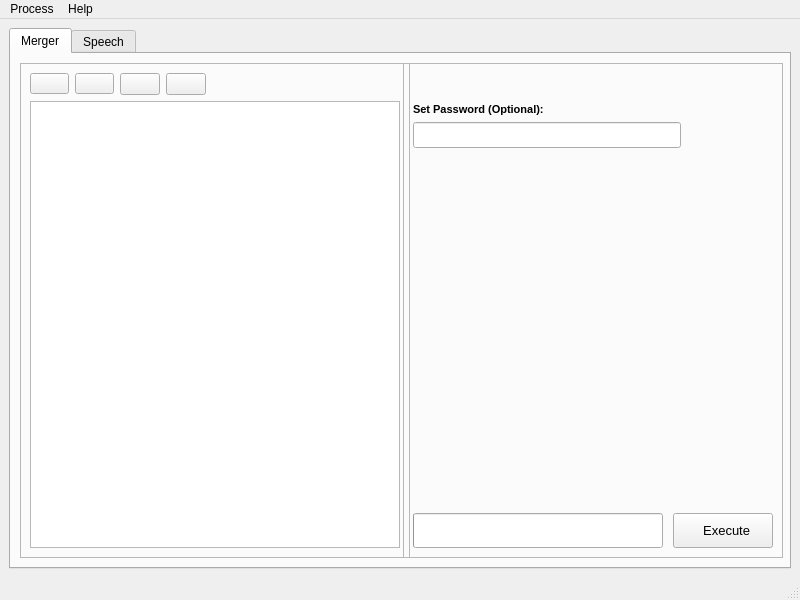
<?xml version="1.0" encoding="UTF-8"?>
<ui version="4.0">
 <class>PDFPyMerger</class>
 <widget class="QMainWindow" name="PDFPyMerger">
  <property name="geometry">
   <rect>
    <x>0</x>
    <y>0</y>
    <width>800</width>
    <height>600</height>
   </rect>
  </property>
  <property name="sizePolicy">
   <sizepolicy hsizetype="Fixed" vsizetype="Fixed">
    <horstretch>0</horstretch>
    <verstretch>0</verstretch>
   </sizepolicy>
  </property>
  <property name="minimumSize">
   <size>
    <width>800</width>
    <height>600</height>
   </size>
  </property>
  <property name="maximumSize">
   <size>
    <width>800</width>
    <height>600</height>
   </size>
  </property>
  <property name="windowTitle">
   <string>PDFPyMerger</string>
  </property>
  <property name="windowIcon">
   <iconset>
    <normaloff>Icons/Logo.png</normaloff>Icons/Logo.png</iconset>
  </property>
  <widget class="QWidget" name="centralWidget">
   <layout class="QHBoxLayout" name="horizontalLayout">
    <item>
     <widget class="QTabWidget" name="tabWidget">
      <property name="enabled">
       <bool>true</bool>
      </property>
      <property name="currentIndex">
       <number>0</number>
      </property>
      <property name="usesScrollButtons">
       <bool>true</bool>
      </property>
      <property name="documentMode">
       <bool>false</bool>
      </property>
      <property name="tabsClosable">
       <bool>false</bool>
      </property>
      <property name="movable">
       <bool>false</bool>
      </property>
      <property name="tabBarAutoHide">
       <bool>false</bool>
      </property>
      <widget class="QWidget" name="mergeTab">
       <attribute name="title">
        <string>Merger</string>
       </attribute>
       <layout class="QHBoxLayout" name="horizontalLayout_2">
        <item>
         <widget class="QFrame" name="leftFrame">
          <property name="minimumSize">
           <size>
            <width>390</width>
            <height>0</height>
           </size>
          </property>
          <property name="frameShape">
           <enum>QFrame::StyledPanel</enum>
          </property>
          <property name="frameShadow">
           <enum>QFrame::Raised</enum>
          </property>
          <layout class="QVBoxLayout" name="verticalLayout">
           <item>
            <layout class="QVBoxLayout" name="listLayout">
             <item>
              <layout class="QHBoxLayout" name="listButtonsHorizontalLayout">
               <item>
                <widget class="QPushButton" name="addPDFButton">
                 <property name="font">
                  <font>
                   <pointsize>8</pointsize>
                   <bold>true</bold>
                  </font>
                 </property>
                 <property name="cursor">
                  <cursorShape>PointingHandCursor</cursorShape>
                 </property>
                 <property name="toolTip">
                  <string>Add  PDF File To Merge List</string>
                 </property>
                 <property name="statusTip">
                  <string>Add  PDF File To Merge List</string>
                 </property>
                 <property name="text">
                  <string/>
                 </property>
                 <property name="icon">
                  <iconset>
                   <normaloff>Icons/plus.png</normaloff>Icons/plus.png</iconset>
                 </property>
                 <property name="iconSize">
                  <size>
                   <width>20</width>
                   <height>20</height>
                  </size>
                 </property>
                </widget>
               </item>
               <item>
                <widget class="QPushButton" name="deletePDFButton">
                 <property name="font">
                  <font>
                   <pointsize>8</pointsize>
                   <bold>true</bold>
                  </font>
                 </property>
                 <property name="cursor">
                  <cursorShape>PointingHandCursor</cursorShape>
                 </property>
                 <property name="toolTip">
                  <string>Delete PDF File From Merge List</string>
                 </property>
                 <property name="statusTip">
                  <string>Delete PDF File From Merge List</string>
                 </property>
                 <property name="text">
                  <string/>
                 </property>
                 <property name="icon">
                  <iconset>
                   <normaloff>Icons/trash.png</normaloff>Icons/trash.png</iconset>
                 </property>
                 <property name="iconSize">
                  <size>
                   <width>20</width>
                   <height>20</height>
                  </size>
                 </property>
                 <property name="autoDefault">
                  <bool>false</bool>
                 </property>
                 <property name="default">
                  <bool>false</bool>
                 </property>
                 <property name="flat">
                  <bool>false</bool>
                 </property>
                </widget>
               </item>
               <item>
                <widget class="QPushButton" name="downPDFButton">
                 <property name="cursor">
                  <cursorShape>PointingHandCursor</cursorShape>
                 </property>
                 <property name="toolTip">
                  <string>Move File Down in List</string>
                 </property>
                 <property name="statusTip">
                  <string>Move File Down in List</string>
                 </property>
                 <property name="text">
                  <string/>
                 </property>
                 <property name="icon">
                  <iconset>
                   <normaloff>Icons/arrowdown.png</normaloff>Icons/arrowdown.png</iconset>
                 </property>
                 <property name="iconSize">
                  <size>
                   <width>20</width>
                   <height>20</height>
                  </size>
                 </property>
                </widget>
               </item>
               <item>
                <widget class="QPushButton" name="upPDFButton">
                 <property name="cursor">
                  <cursorShape>PointingHandCursor</cursorShape>
                 </property>
                 <property name="toolTip">
                  <string>Move File Up in List</string>
                 </property>
                 <property name="statusTip">
                  <string>Move File Up in List</string>
                 </property>
                 <property name="text">
                  <string/>
                 </property>
                 <property name="icon">
                  <iconset>
                   <normaloff>Icons/arrowup.png</normaloff>Icons/arrowup.png</iconset>
                 </property>
                 <property name="iconSize">
                  <size>
                   <width>20</width>
                   <height>20</height>
                  </size>
                 </property>
                </widget>
               </item>
               <item>
                <spacer name="PDFListButtonshorizontalSpacer">
                 <property name="orientation">
                  <enum>Qt::Horizontal</enum>
                 </property>
                 <property name="sizeHint" stdset="0">
                  <size>
                   <width>40</width>
                   <height>20</height>
                  </size>
                 </property>
                </spacer>
               </item>
              </layout>
             </item>
             <item>
              <widget class="QListWidget" name="PDFList">
               <property name="font">
                <font>
                 <pointsize>10</pointsize>
                </font>
               </property>
               <property name="dragEnabled">
                <bool>true</bool>
               </property>
               <property name="dragDropOverwriteMode">
                <bool>false</bool>
               </property>
               <property name="dragDropMode">
                <enum>QAbstractItemView::InternalMove</enum>
               </property>
               <property name="alternatingRowColors">
                <bool>true</bool>
               </property>
               <property name="selectionMode">
                <enum>QAbstractItemView::SingleSelection</enum>
               </property>
               <property name="sortingEnabled">
                <bool>false</bool>
               </property>
              </widget>
             </item>
            </layout>
           </item>
          </layout>
         </widget>
        </item>
        <item>
         <widget class="QFrame" name="rightFrame">
          <property name="minimumSize">
           <size>
            <width>380</width>
            <height>0</height>
           </size>
          </property>
          <property name="frameShape">
           <enum>QFrame::StyledPanel</enum>
          </property>
          <property name="frameShadow">
           <enum>QFrame::Raised</enum>
          </property>
          <layout class="QVBoxLayout" name="verticalLayout_2">
           <item>
            <spacer name="verticalSpacerRightFrameTop">
             <property name="orientation">
              <enum>Qt::Vertical</enum>
             </property>
             <property name="sizeType">
              <enum>QSizePolicy::Maximum</enum>
             </property>
             <property name="sizeHint" stdset="0">
              <size>
               <width>20</width>
               <height>30</height>
              </size>
             </property>
            </spacer>
           </item>
           <item>
            <widget class="QLabel" name="passwordLabel">
             <property name="font">
              <font>
               <pointsize>8</pointsize>
               <bold>true</bold>
              </font>
             </property>
             <property name="statusTip">
              <string>Set Password to Protect You Merged PDF (Optional)</string>
             </property>
             <property name="text">
              <string>Set Password (Optional):</string>
             </property>
            </widget>
           </item>
           <item>
            <layout class="QHBoxLayout" name="horizontalLayoutPassword">
             <item>
              <widget class="QLineEdit" name="passwordInput">
               <property name="font">
                <font>
                 <pointsize>11</pointsize>
                </font>
               </property>
               <property name="focusPolicy">
                <enum>Qt::StrongFocus</enum>
               </property>
               <property name="toolTip">
                <string>Set Password to Protect You Merged PDF (Optional)</string>
               </property>
               <property name="statusTip">
                <string>Set Password to Protect You Merged PDF (Optional)</string>
               </property>
               <property name="echoMode">
                <enum>QLineEdit::Password</enum>
               </property>
              </widget>
             </item>
             <item>
              <widget class="QPushButton" name="showPasswordButton">
               <property name="toolTip">
                <string>Show Password</string>
               </property>
               <property name="statusTip">
                <string>Show Password</string>
               </property>
               <property name="text">
                <string/>
               </property>
               <property name="icon">
                <iconset>
                 <normaloff>Icons/eye.png</normaloff>Icons/eye.png</iconset>
               </property>
               <property name="iconSize">
                <size>
                 <width>20</width>
                 <height>20</height>
                </size>
               </property>
               <property name="flat">
                <bool>true</bool>
               </property>
              </widget>
             </item>
             <item>
              <widget class="QPushButton" name="hidePasswordButton">
               <property name="enabled">
                <bool>true</bool>
               </property>
               <property name="toolTip">
                <string>Hide Password</string>
               </property>
               <property name="statusTip">
                <string>Hide Password</string>
               </property>
               <property name="autoFillBackground">
                <bool>false</bool>
               </property>
               <property name="styleSheet">
                <string notr="true"/>
               </property>
               <property name="text">
                <string/>
               </property>
               <property name="icon">
                <iconset>
                 <normaloff>Icons/eyeslash.png</normaloff>Icons/eyeslash.png</iconset>
               </property>
               <property name="iconSize">
                <size>
                 <width>20</width>
                 <height>20</height>
                </size>
               </property>
               <property name="flat">
                <bool>true</bool>
               </property>
              </widget>
             </item>
            </layout>
           </item>
           <item>
            <spacer name="verticalSpacerRightFrameBottom">
             <property name="orientation">
              <enum>Qt::Vertical</enum>
             </property>
             <property name="sizeType">
              <enum>QSizePolicy::Expanding</enum>
             </property>
             <property name="sizeHint" stdset="0">
              <size>
               <width>20</width>
               <height>40</height>
              </size>
             </property>
            </spacer>
           </item>
           <item>
            <layout class="QHBoxLayout" name="progressHorizontalLayout">
             <property name="spacing">
              <number>30</number>
             </property>
             <item>
              <widget class="QProgressBar" name="progressBar">
               <property name="minimumSize">
                <size>
                 <width>250</width>
                 <height>35</height>
                </size>
               </property>
               <property name="maximumSize">
                <size>
                 <width>265</width>
                 <height>35</height>
                </size>
               </property>
               <property name="value">
                <number>0</number>
               </property>
               <property name="textVisible">
                <bool>false</bool>
               </property>
               <property name="orientation">
                <enum>Qt::Horizontal</enum>
               </property>
               <property name="invertedAppearance">
                <bool>false</bool>
               </property>
              </widget>
             </item>
             <item>
              <spacer name="progressHorizontalSpace">
               <property name="orientation">
                <enum>Qt::Horizontal</enum>
               </property>
               <property name="sizeHint" stdset="0">
                <size>
                 <width>40</width>
                 <height>20</height>
                </size>
               </property>
              </spacer>
             </item>
             <item>
              <widget class="QPushButton" name="executeButton">
               <property name="minimumSize">
                <size>
                 <width>100</width>
                 <height>35</height>
                </size>
               </property>
               <property name="maximumSize">
                <size>
                 <width>100</width>
                 <height>35</height>
                </size>
               </property>
               <property name="font">
                <font>
                 <pointsize>10</pointsize>
                 <bold>false</bold>
                </font>
               </property>
               <property name="text">
                <string>  Execute</string>
               </property>
               <property name="icon">
                <iconset>
                 <normaloff>Icons/execute.png</normaloff>Icons/execute.png</iconset>
               </property>
               <property name="iconSize">
                <size>
                 <width>20</width>
                 <height>20</height>
                </size>
               </property>
               <property name="flat">
                <bool>false</bool>
               </property>
              </widget>
             </item>
            </layout>
           </item>
          </layout>
         </widget>
        </item>
       </layout>
      </widget>
      <widget class="QWidget" name="speechTab">
       <attribute name="title">
        <string>Speech</string>
       </attribute>
       <layout class="QHBoxLayout" name="horizontalLayout_3">
        <item>
         <layout class="QVBoxLayout" name="verticalLayout_3">
          <item>
           <widget class="QPushButton" name="speechOpenFileButton">
            <property name="minimumSize">
             <size>
              <width>0</width>
              <height>40</height>
             </size>
            </property>
            <property name="toolTip">
             <string>Open PDF</string>
            </property>
            <property name="statusTip">
             <string>Open PDF File for Speech</string>
            </property>
            <property name="text">
             <string/>
            </property>
            <property name="icon">
             <iconset>
              <normaloff>Icons/open.png</normaloff>Icons/open.png</iconset>
            </property>
            <property name="iconSize">
             <size>
              <width>35</width>
              <height>35</height>
             </size>
            </property>
           </widget>
          </item>
          <item>
           <widget class="QPushButton" name="speechReadButton">
            <property name="minimumSize">
             <size>
              <width>0</width>
              <height>40</height>
             </size>
            </property>
            <property name="toolTip">
             <string>Speech</string>
            </property>
            <property name="statusTip">
             <string>Text to Speech</string>
            </property>
            <property name="text">
             <string/>
            </property>
            <property name="icon">
             <iconset>
              <normaloff>Icons/speech.png</normaloff>Icons/speech.png</iconset>
            </property>
            <property name="iconSize">
             <size>
              <width>35</width>
              <height>35</height>
             </size>
            </property>
           </widget>
          </item>
          <item>
           <spacer name="verticalSpacer">
            <property name="orientation">
             <enum>Qt::Vertical</enum>
            </property>
            <property name="sizeHint" stdset="0">
             <size>
              <width>20</width>
              <height>40</height>
             </size>
            </property>
           </spacer>
          </item>
         </layout>
        </item>
        <item>
         <layout class="QVBoxLayout" name="verticalLayout_4">
          <item>
           <widget class="QTextBrowser" name="textToSpeechBrowser">
            <property name="statusTip">
             <string>Opened PDF File for Speech</string>
            </property>
           </widget>
          </item>
         </layout>
        </item>
       </layout>
      </widget>
     </widget>
    </item>
   </layout>
  </widget>
  <widget class="QMenuBar" name="menubar">
   <property name="geometry">
    <rect>
     <x>0</x>
     <y>0</y>
     <width>800</width>
     <height>22</height>
    </rect>
   </property>
   <widget class="QMenu" name="menuFile">
    <property name="title">
     <string>Help</string>
    </property>
    <addaction name="actionAdd"/>
    <addaction name="separator"/>
    <addaction name="actionInfo"/>
   </widget>
   <widget class="QMenu" name="menuProcess">
    <property name="title">
     <string>Process</string>
    </property>
    <addaction name="actionMerger"/>
    <addaction name="actionSpeech"/>
   </widget>
   <addaction name="menuProcess"/>
   <addaction name="menuFile"/>
  </widget>
  <widget class="QStatusBar" name="statusbar"/>
  <action name="actionAdd">
   <property name="text">
    <string>How To...</string>
   </property>
  </action>
  <action name="actionInfo">
   <property name="text">
    <string>Info</string>
   </property>
  </action>
  <action name="actionMerger">
   <property name="text">
    <string>Merger</string>
   </property>
  </action>
  <action name="actionSpeech">
   <property name="text">
    <string>Speech</string>
   </property>
  </action>
 </widget>
 <resources/>
 <connections>
  <connection>
   <sender>showPasswordButton</sender>
   <signal>clicked()</signal>
   <receiver>hidePasswordButton</receiver>
   <slot>show()</slot>
   <hints>
    <hint type="sourcelabel">
     <x>737</x>
     <y>77</y>
    </hint>
    <hint type="destinationlabel">
     <x>775</x>
     <y>77</y>
    </hint>
   </hints>
  </connection>
  <connection>
   <sender>hidePasswordButton</sender>
   <signal>clicked()</signal>
   <receiver>showPasswordButton</receiver>
   <slot>show()</slot>
   <hints>
    <hint type="sourcelabel">
     <x>775</x>
     <y>77</y>
    </hint>
    <hint type="destinationlabel">
     <x>737</x>
     <y>77</y>
    </hint>
   </hints>
  </connection>
  <connection>
   <sender>hidePasswordButton</sender>
   <signal>clicked()</signal>
   <receiver>hidePasswordButton</receiver>
   <slot>hide()</slot>
   <hints>
    <hint type="sourcelabel">
     <x>775</x>
     <y>77</y>
    </hint>
    <hint type="destinationlabel">
     <x>775</x>
     <y>77</y>
    </hint>
   </hints>
  </connection>
  <connection>
   <sender>showPasswordButton</sender>
   <signal>clicked()</signal>
   <receiver>showPasswordButton</receiver>
   <slot>hide()</slot>
   <hints>
    <hint type="sourcelabel">
     <x>737</x>
     <y>77</y>
    </hint>
    <hint type="destinationlabel">
     <x>737</x>
     <y>77</y>
    </hint>
   </hints>
  </connection>
  <connection>
   <sender>executeButton</sender>
   <signal>clicked()</signal>
   <receiver>progressBar</receiver>
   <slot>show()</slot>
   <hints>
    <hint type="sourcelabel">
     <x>741</x>
     <y>541</y>
    </hint>
    <hint type="destinationlabel">
     <x>537</x>
     <y>541</y>
    </hint>
   </hints>
  </connection>
 </connections>
</ui>
